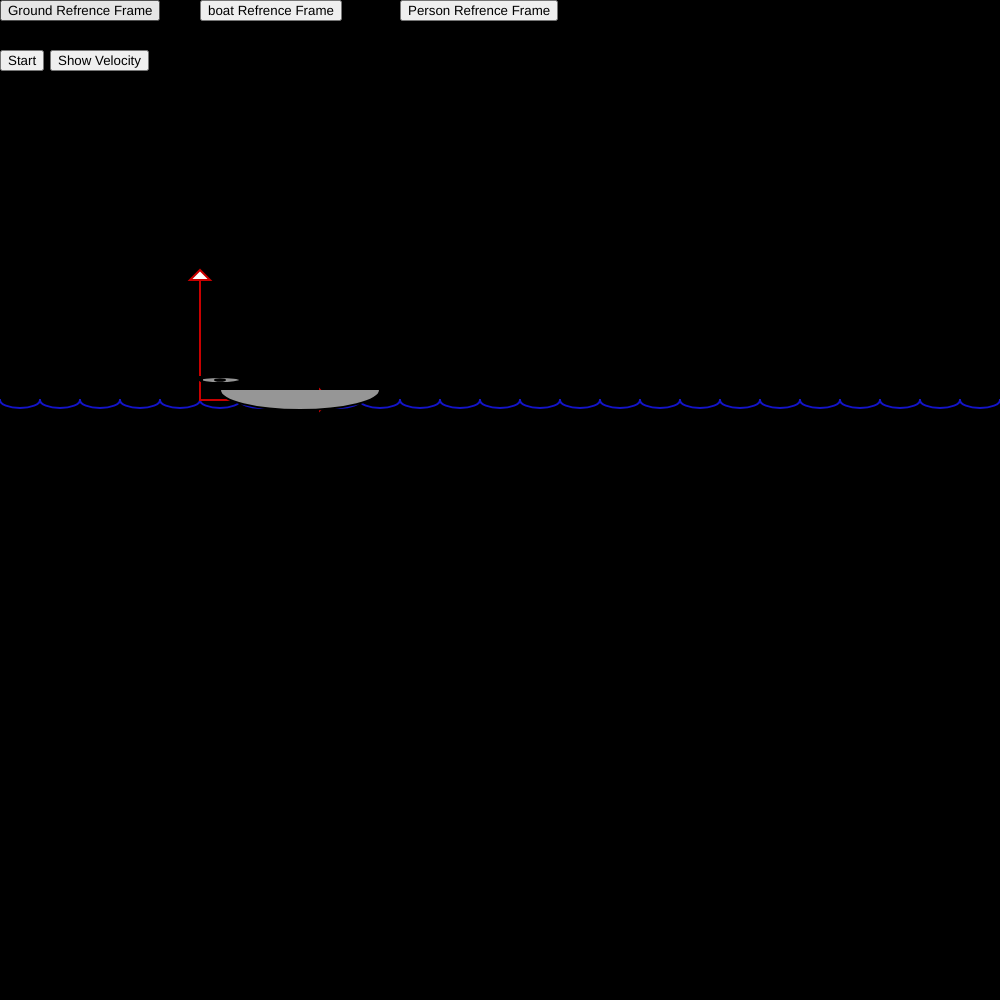
Frame 1 (no input)
Frame 60 (no input): identical to frame 1, image omitted
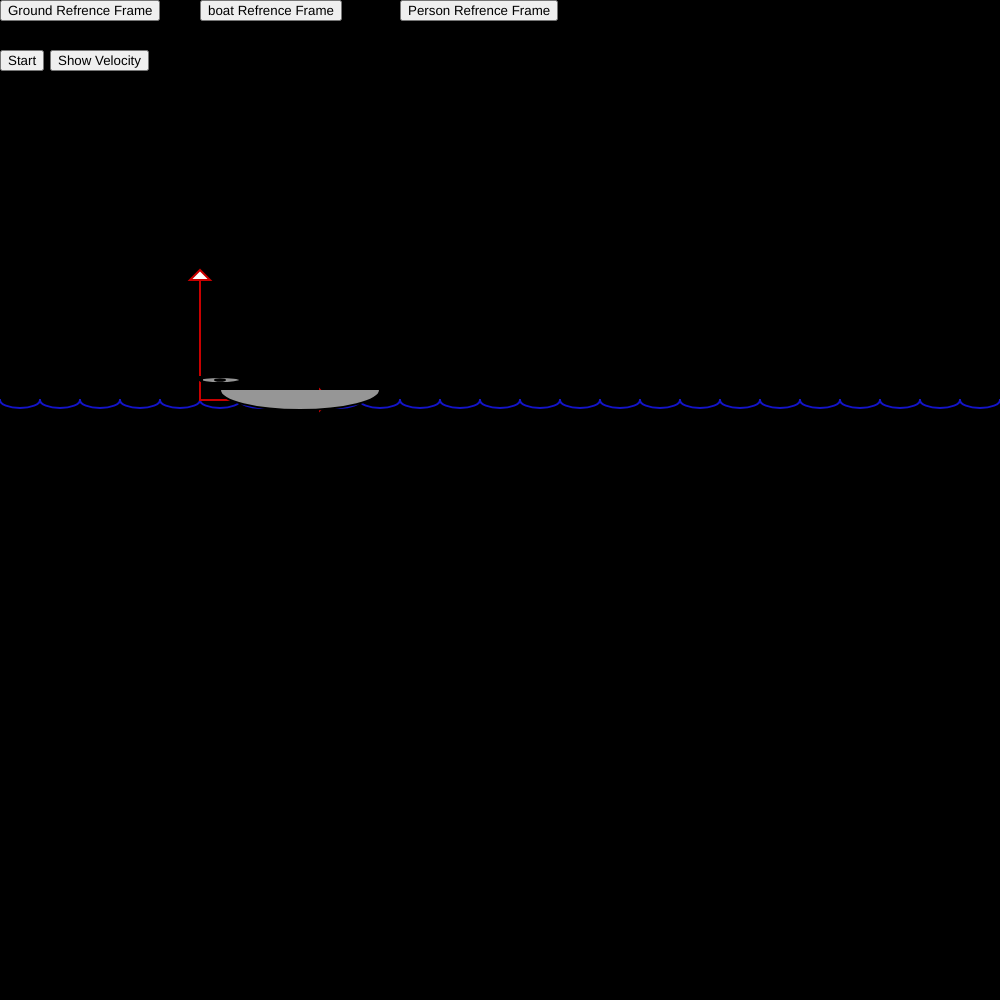
Frame 120 (the mouse pressed at the canvas centre since frame 60)

The p5.js sketch that drew these frames (run headless with seeded random() and noise() and a simulated clock; from frame 60 on, the mouse is pressed at the canvas centre):

// p5.js sketch
// ── sketch.js
var stopWatch;
var water, boat, person;
//var RF="g";
//var RFDraw;



var start=false;
var updateOnce=false;
var showVelocity=false;
var refrenceFrame;
function setup() {
  createCanvas(1000,1000);
  background(0);
  scale(2);
  
  stopWatch=new StopWatch();

  
  //tree=new PhysicalObject("tree", createVector(400,200),createVector(0,0),createVector(0,0), drawTree)
  water=new PhysicalObject("water", createVector(100,200),createVector(0,0),createVector(0,0), drawWater)
  boat=new PhysicalObject("boat", createVector(150,200),createVector(20,0),createVector(0,0), drawBoat)
  person = new PhysicalObject("plane", createVector(150-40,200-10),createVector(0,0),createVector(17.2,0), drawPlane,boat)
  
  refrenceFrame=new RefrenceFrame(water);
  water.display();
  //tree.display();
  boat.display();
  
  person.display();
  
  
  startButton=createButton("Start");
  startButton.position(0,50);
  startButton.mousePressed(function(){
    start=!start;
    stopWatch.setZero();
    
    if(start){
      startButton.getCaptionLabel="Stop";
    }else{
      startButton.getCaptionLabel="Start";
    }
  })
  
  velButton=createButton("Show Velocity");
  velButton.position(50,50);
  velButton.mousePressed(function(){
    showVelocity=!showVelocity;
    updateOnce=true;
    stopWatch.setZero();
  })
  
  groundButton=createButton("Ground Refrence Frame");
  groundButton.position(0,0);
  groundButton.mousePressed(function(){
    //RF="g";
    refrenceFrame.switchTracking(water);
    updateOnce=true;
    stopWatch.setZero();
  })
  boatButton=createButton("boat Refrence Frame");
  boatButton.position(200,0);
  boatButton.mousePressed(function(){
    //RF="c";
    refrenceFrame.switchTracking(boat);
    updateOnce=true;
    stopWatch.setZero();
  })
  personButton=createButton("Person Refrence Frame");
  personButton.position(400,0);
  personButton.mousePressed(function(){
    //RF="p";
    refrenceFrame.switchTracking(person);
    updateOnce=true;
    stopWatch.setZero();
  })
  
  
}

function draw() {
  
  if(start || updateOnce){
    scale(2);
    background(0);
    
    stopWatch.update();
    boat.update();
    person.update();
    
    
    refrenceFrame.translate();
    
    
    // if(RF=="g"){
    //   translate(-tree.pos.x+tree.posInital.x,0)
    //   console.log("g")
    // }else if(RF=="c"){
    //   translate(-boat.pos.x+boat.posInital.x,0)
    //   console.log("c")
    // }else if(RF=="p"){
    //   translate(-person.pos.x+person.posInital.x,0)
    //   console.log("p")
    // }
    water.display();
    //tree.display();
    boat.display();
    person.display();
    updateOnce=false;
  }
  
  
}

function StopWatch(){
  
  this.deltaTime=0;
  this.lastTime;
  this.deltaTimeSec=0;
  
  this.setZero=function(){
    this.deltaTime=0;
    this.lastTime=millis();
    this.deltaTimeSec=0;
    
  }
  
  
  this.update=function(){
    if(!this.lastTime){
      this.lastTime=millis();
    }
    
    
    var curTime=millis();
    this.deltaTime=curTime-this.lastTime;
    this.deltaTimeSec=this.deltaTime/1000;
    this.lastTime=curTime;
    
  }
}

function PhysicalObject(_name, _pos, _vel, _acc, _drawing, _parent){
  this.name=_name;
  this.posInital=createVector(_pos.x,_pos.y);
  this.pos=_pos;
  this.vel=_vel;
  this.acc=_acc;
  this.drawing=_drawing;
  
  this.parentObj=_parent;

  this.getRefFrameVel=function(){
    if(this.parentObj){
      // print(this.vel.x+this.parentObj.vel.x)
      // print(this.vel.y+this.parentObj.vel.y)
      
      var myVec = createVector(this.vel.x+this.parentObj.vel.x,this.vel.y+this.parentObj.vel.y);
      
      return myVec;
    }else{
      return this.vel;
    }
  }
  
  this.update=function(){
    if(stopWatch.deltaTime){
      
      //this.pos.x=this.pos.x+this.getRelativeVel().x*stopWatch.deltaTimeSec;\
      
      
      
      //this.pos.x=this.pos.x+this.vel.x*stopWatch.deltaTimeSec;
      if(this.name=="plane" && this.pos.x<this.posInital.x+80 + (this.parentObj.pos.x-this.parentObj.posInital.x)){
        this.vel.x=this.vel.x+this.acc.x*stopWatch.deltaTimeSec;
      }
      
      this.pos.x=this.pos.x+this.getRefFrameVel().x*stopWatch.deltaTimeSec;
      if(this.parentObj){
        if(this.pos.x>this.posInital.x+80 + (this.parentObj.pos.x-this.parentObj.posInital.x)){
          //print("off")
          if(this.getRefFrameVel().x>72.2){
            this.vel.y=this.vel.y-10*stopWatch.deltaTimeSec;
          }else{
            this.vel.y=this.vel.y+10*stopWatch.deltaTimeSec;
          }
          
          this.pos.y=this.pos.y+this.vel.y*stopWatch.deltaTimeSec;
          //print(this.vel.y)
        }
      }
      
    }

  }
  
  
  
  this.getRelativeVel=function(){
    
    return createVector(this.getRefFrameVel().x-refrenceFrame.trackingRefrence.getRefFrameVel().x,this.getRefFrameVel().y);
  }
  
  this.display=function(){
    push();
    translate(this.pos.x,this.pos.y);
    this.drawing()
    
    if(this == refrenceFrame.trackingRefrence)
    refrenceFrame.display();
    
    if(showVelocity){
      noStroke()
      fill(20,20,250);
      var myVel = this.getRelativeVel();
      textAlign(CENTER);
      text(round(myVel.mag())+ " m/s",0,40);
      
      ellipse(0,45,4,4);
      stroke(20,20,250);
      line(0,45,myVel.x,45 + myVel.y)
      translate(myVel.x,0)
      triangle(0,45,-abs(myVel.x)/myVel*5,50,-abs(myVel.x)/myVel*5,40)
    }
    
    pop();
  }
}


function RefrenceFrame(_trackerObj){
  
  //this.position;
  
  this.trackingRefrence=_trackerObj;
  
  this.switchTracking=function(_trackerObj){
    this.trackingRefrence=_trackerObj;
  }
  
  this.translate=function(){
    
    translate(-this.trackingRefrence.pos.x+this.trackingRefrence.posInital.x,0)
  }
  
  this.display=function(){
    stroke(200,0,0);
    line(0,0,60,0);
    triangle(60,-5,65,0,60,5);
    line(0,0,0,-60);
    triangle(-5,-60,0,-65,5,-60);
  }
}



// ── drawings.js
var drawRoad=function(){
  var marksLength=50;
  var marksWidth=4;
  var marksSpacing=50;
  push()
  strokeWeight(marksWidth);
  var numberMarks=20;
  stroke(200,200,0);
  for(var i=0; i<numberMarks;i++){
    line(i*(marksLength+marksSpacing), 0, i*(marksLength+marksSpacing)+marksLength,0)
  }
  noStroke();
  fill(150)
  rect(0,1,numberMarks*(marksLength+marksSpacing)+marksLength,5);
  
  pop()
}


var drawTree=function(){
  widthTree=50;
  heightTree=150;
  widthTrunckTree=10;
  heightTrunckTree=20;
  
  fill(20,180,20);
  triangle(widthTree/-2,-heightTrunckTree,widthTree/2,-heightTrunckTree,0,-heightTree);
  fill(150);
  rect(-widthTrunckTree/2,-heightTrunckTree,widthTrunckTree,heightTrunckTree);
}
var drawCar=function(){
  // push();
  // translate(this.pos.x,this.pos.y);
  
  widthCar=70;
  heightCar=40;
  wheelDiamCar=20;
  wheelOffestCar=.4;
  
  
  fill(100);
  rect(-widthCar/2,-heightCar,widthCar,heightCar-wheelDiamCar/2);
  
  fill(150);
  ellipse(-widthCar/2*(1-wheelOffestCar),-wheelDiamCar/2,wheelDiamCar,wheelDiamCar)
  ellipse(widthCar/2*(1-wheelOffestCar),-wheelDiamCar/2,wheelDiamCar,wheelDiamCar)
  
  // refrenceFrame.display();
  // pop();
}
var drawPlane=function(){
  var scaleThis=1;
  var widthPlane=20*scaleThis;
  var heightPlane=3*scaleThis;
  var widthTailPlane=1*scaleThis;
  var heightTailPlane=1.5*scaleThis;
  
  
  // push();
  // translate(this.pos.x,this.pos.y);
  
  
  fill(150);
  ellipse(0,0,widthPlane,heightPlane);
  fill(170);
  ellipse(0,0,widthPlane/4,heightPlane/4);
  rect(-widthPlane/2, -heightPlane/2,widthTailPlane, heightTailPlane)
  //RFDraw.display();
  // pop();
}






var drawWater=function(){
  var waveLength=20;
  var waveHeight=4;
  var marksSpacing=15;
  
  
  //strokeWeight(4);
  var numberMarks=40;
  stroke(20,20,200);
  
  push()
  translate(-waveLength*marksSpacing/2,0);
  for(var i=0; i<numberMarks;i++){
    noFill();
    translate(waveLength,0);
    arc(0, 0, waveLength, waveHeight*2, 0, PI);
  }
  noStroke();
  fill(150)
  pop()
}

var drawBoat=function(){
  translate(0,-5);
  widthBoat=80;
  heightBoat=10;
  mastHeight=120;
  mastWidth=4;
  sailWidth=40;
  
  
  fill(150);
  arc(0, 0, widthBoat, heightBoat*2, 0, PI);
  //rect(0,0,mastWidth,-mastHeight)
  fill(150,100,100);
  
  //triangle(-widthBoat/2,-10,-5,-10,-5,-mastHeight+10)
  
}

var drawairplane=function(){
  
  var headDiam=10;
  var heightairplane=20;
  var armWidth=15;
  var legHeight=15;
  
  
  
  // push();
  // translate(this.pos.x,this.pos.y);
  fill(250);
  stroke(250);
  ellipse(0,-heightairplane,headDiam,headDiam);
  
  
  line(0,-heightairplane,0,heightairplane-legHeight)
  line(-armWidth/2,-heightairplane*.5,armWidth/2,-heightairplane*.5)
  
  line(0,heightairplane-legHeight,armWidth/2,legHeight)
  line(0,heightairplane-legHeight,-armWidth/2,legHeight)
  //RFDraw.display();
  // pop();
}
